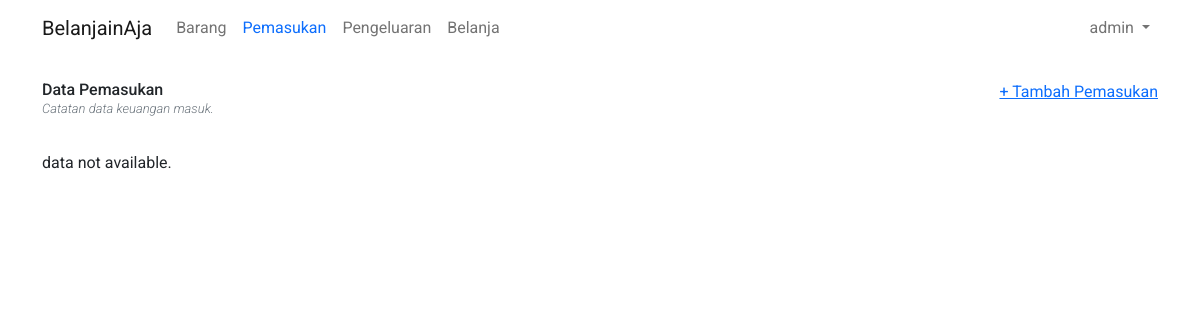
Page /belanjainaja/deposit/ (signed in) on the earlier database version.
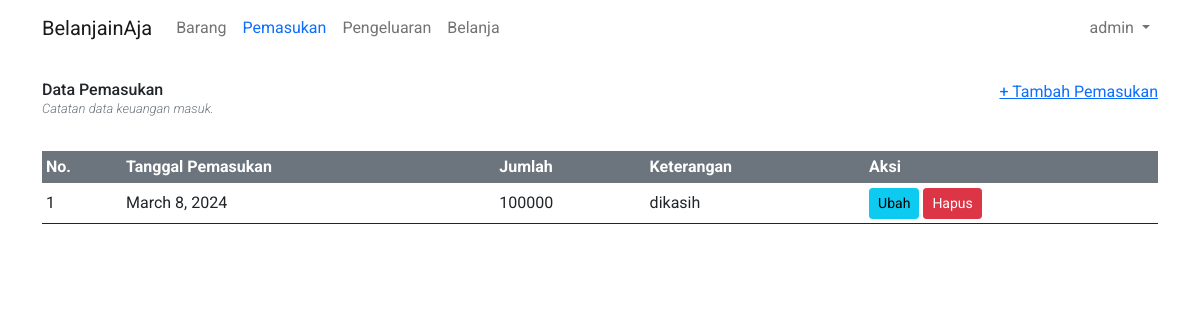
Same page on the later database version.
### belanjainaja/models.py (models this page shows)
class Deposit(models.Model):
    saved_on = models.DateField()
    amount = models.BigIntegerField()
    description = models.CharField(max_length=500, )

### belanjainaja/views/deposit/__init__.py (the view)
# urls.py: path("", views.index, name="index"),
@login_required
def index(request):
    latest_deposit_list = Deposit.objects.all()
    context = {
        "latest_deposit_list": latest_deposit_list
    }
    return render(request, "belanjainaja/deposit/index.html", context=context)

### belanjainaja/templates/belanjainaja/deposit/index.html (shortened to what this page needs)
{% extends "belanjainaja/base.html" %}
{% block content %}
<div class="d-flex justify-content-between mb-3">
  <div>
    <h6 class="mb-0">Data Pemasukan</h6>
    <p class="text-secondary mt-0 fst-italic fw-light" style="font-size: 13px;">Catatan data keuangan masuk.</p>
  </div>
  <a href="{% url 'belanja:deposit.create' %}">+ Tambah Pemasukan</a>
</div>
{% if not latest_deposit_list %}
<p>data not available.</p>
{% else %}
<div class="table-responsive">
  <table class="table table-sm align-middle">
    <thead class="bg-secondary text-white">
      <tr>
        <th>No.</th>
        <th>Tanggal Pemasukan</th>
        <th>Jumlah</th>
        <th>Keterangan</th>
        <th>Aksi</th>
      </tr>
    </thead>
    <tbody class="table-group-divider">
      {% for deposit in latest_deposit_list %}
      <tr>
        <td scope="row">{{forloop.counter}}</td>
        <td>{{deposit.saved_on}}</td>
        <td>{{deposit.amount}}</td>
        <td>{{deposit.description}}</td>
        <td class="d-flex justify-center align-items-center">
          <a href="{% url 'belanja:deposit.update' deposit.id %}" class="btn btn-sm btn-info me-1">Ubah</a>
          <form action="{% url 'belanja:deposit.delete' deposit.id %}" method="POST" class="mb-0">
            <button type="submit" class="btn btn-sm btn-danger">Hapus</button>
          </form>
        </td>
      </tr>
      {% endfor %}
    </tbody>
  </table>
</div>
{% endif %}
{% endblock %}

Differences in the rows shown:
added Deposit: saved_on "March 8, 2024", amount "100000", description "dikasih"
Other differences:
text no longer shown: "data not available."
text now shown: "No. Tanggal Pemasukan Jumlah Keterangan Aksi"
